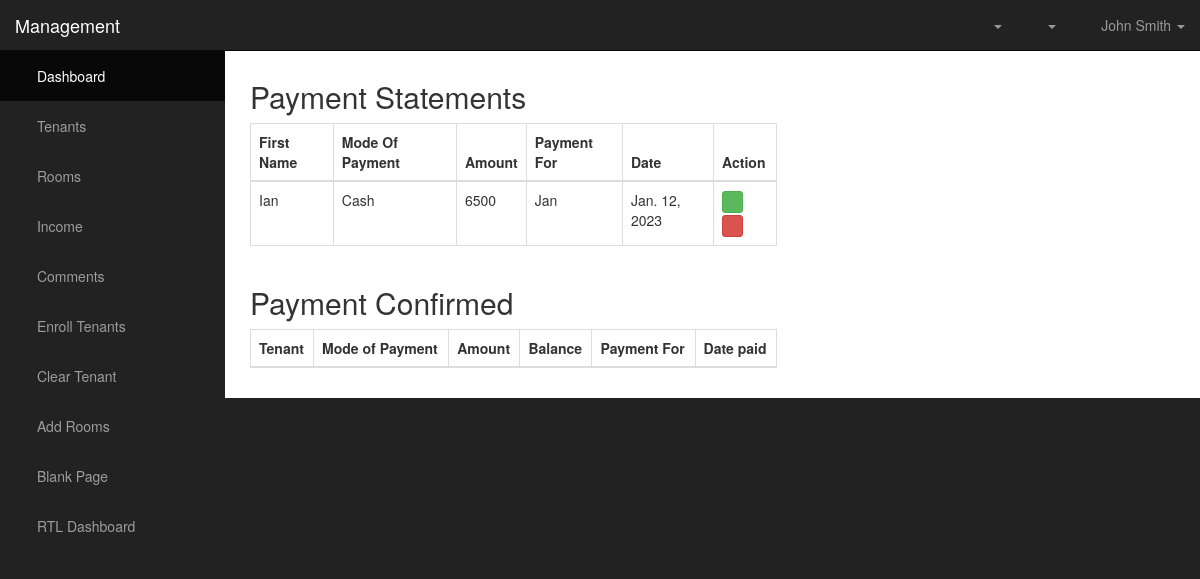
/manager/rents/, run on the app's committed database.
### tenants/models.py (models this page shows)
class PaymentStatement(models.Model):
    tenant_name = models.CharField(max_length=250)
    mode_of_payment = models.CharField(max_length=50)
    amount = models.PositiveBigIntegerField()
    payment_for = models.CharField(max_length=250)
    date = models.DateField(auto_now_add=True)

### manager/views.py (the view)
# urls.py: path('rents/', views.view_tenants_pay, name='view_tenants_pay'),
def view_tenants_pay(request):
    pay_statement = PaymentStatement.objects.all()
    confirmed_pay = Payment.objects.all()
    context = {
        'payment_statement': pay_statement,
        'confirmed_pay': confirmed_pay,
    }
    return render(request, 'components/rents.html', context=context)

### manager/templates/components/rents.html (shortened to what this page needs)
{% extends 'components/base.html' %}
{% block content %}
<div id="page-wrapper">
    <div class="container-fluid">
        <div class="row">
            <div class="col-lg-7">
                <h2> Payment Statements</h2>
                <div class="table-responsive">
                    <table class="table table-bordered table-hover">
                        <thead>
                            <tr>
                                <th>First Name</th>
                                <th>Mode Of Payment</th>
                                <th>Amount</th>
                                <th>Payment For</th>
                                <th>Date</th>
                                <th>Action</th>
                            </tr>
                        </thead>
                        <tbody>
                            {% for payment_statement in payment_statement %}
                            <tr>
                                <td>{{payment_statement.tenant_name}}</td>
                                <td>{{payment_statement.mode_of_payment}}</td>
                                <td>{{payment_statement.amount}}</td>
                                <td>{{payment_statement.payment_for}}</td>
                                <td>{{payment_statement.date}}</td>
                                <td><a class="btn btn-success btn-xs" href=""><span class="glyphicon glyphicon-ok"></span></a>
                                    <a class="btn btn-danger btn-xs" href=""><span class="glyphicon glyphicon-trash"></span></a>
                                </td>
                            </tr>
                            {% endfor %}
                        </tbody>
                    </table>
                </div>
            </div>
        </div>
        <div class="row">
            <div class="col-lg-7">
                <h2> Payment Confirmed</h2>
                <div class="table-responsive">
                    <table class="table table-bordered table-hover">
                        <thead>
                            <tr>
                                <th>Tenant</th>
                                <th>Mode of Payment</th>
                                <th>Amount</th>
                                <th>Balance</th>
                                <th>Payment For</th>
                                <th>Date paid</th>
                            </tr>
                        </thead>
                    </table>
                </div>
            </div>
        </div>
    </div>
</div>
{% endblock content %}

### static/owner/css/sb-admin.css (style rules this page uses)
body { margin-top: 100px; background-color: #222; }
@media (min-width:768px) { body { margin-top: 50px; } }
#page-wrapper { width: 100%; padding: 0; background-color: #fff; }
@media (min-width:768px) { #page-wrapper { padding: 10px; } }

### data on the page
PaymentStatement: tenant_name "Ian", mode_of_payment "Cash", amount "6500", payment_for "Jan", date "Jan. 12, 2023"
